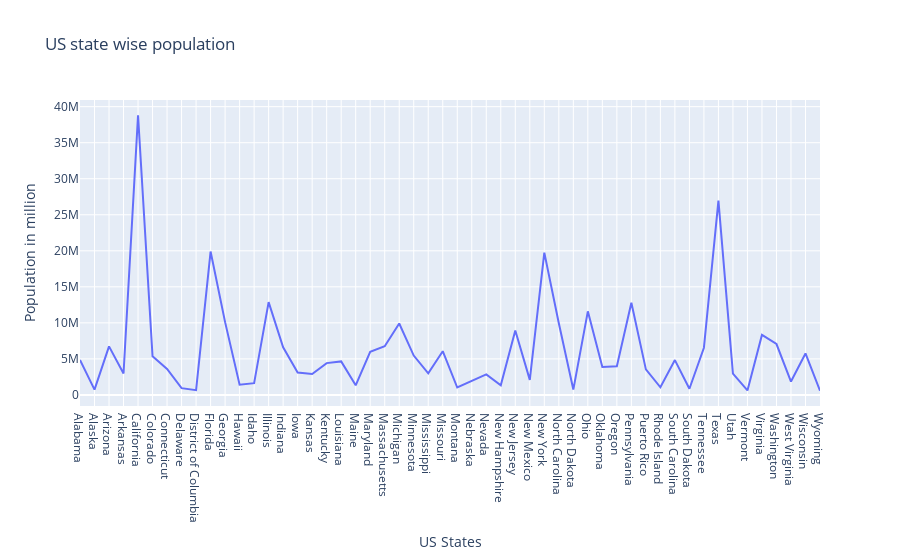

The notebook cell this image was saved under:
### Code cell
fig=go.Figure(data=(px.line(US_df,x='State',y='Population',labels={'State':'US States','Population':'Population in million'},title='US state wise population')))
fig.show('png')

### Figure 1 — Plotly figure (JSON) as saved in the notebook; plotly's stock layout.template omitted (floating-point values rounded to 4 significant figures)
{"data": [{"hovertemplate": "US States=%{x}<br>Population in million=%{y}<extra></extra>", "legendgroup": "", "line": {"color": "#636efa", "dash": "solid"}, "mode": "lines", "name": "", "orientation": "v", "showlegend": false, "type": "scatter", "x": ["Alabama", "Alaska", "Arizona", "Arkansas", "California", "Colorado", "Connecticut", "Delaware", "District of Columbia", "Florida", "Georgia", "Hawaii", "Idaho", "Illinois", "Indiana", "Iowa", "Kansas", "Kentucky", "Louisiana", "Maine", "Maryland", "Massachusetts", "Michigan", "Minnesota", "Mississippi", "Missouri", "Montana", "Nebraska", "Nevada", "New Hampshire", "New Jersey", "New Mexico", "New York", "North Carolina", "North Dakota", "Ohio", "Oklahoma", "Oregon", "Pennsylvania", "Puerto Rico", "Rhode Island", "South Carolina", "South Dakota", "Tennessee", "Texas", "Utah", "Vermont", "Virginia", "Washington", "West Virginia", "Wisconsin", "Wyoming"], "xaxis": "x", "y": [4849377, 736732, 6731484, 2966369, 38802500, 5355866, 3596677, 935614, 658893, 19893297, 10097343, 1419561, 1634464, 12880580, 6596855, 3107126, 2904021, 4413457, 4649676, 1330089, 5976407, 6745408, 9909877, 5457173, 2994079, 6063589, 1023579, 1881503, 2839098, 1326813, 8938175, 2085572, 19746227, 9943964, 739482, 11594163, 3878051, 3970239, 12787209, 3548397, 1055173, 4832482, 853175, 6549352, 26956958, 2942902, 626562, 8326289, 7061530, 1850326, 5757564, 584153], "yaxis": "y"}], "layout": {"legend": {"tracegroupgap": 0}, "title": {"text": "US state wise population"}, "xaxis": {"anchor": "y", "domain": [0, 1], "title": {"text": "US States"}}, "yaxis": {"anchor": "x", "domain": [0, 1], "title": {"text": "Population in million"}}}}
